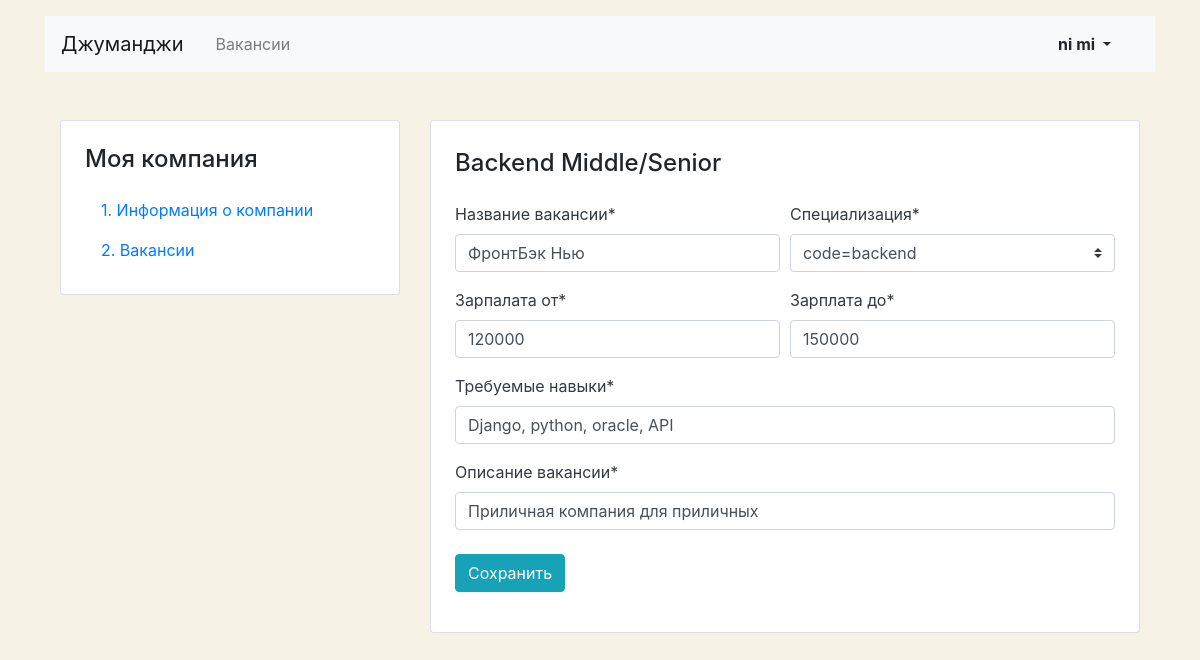
Page /mycompany/vacancies/6/ (signed in) on the committed database.
### job/models.py (models this page shows)
class Vacancy(models.Model):
    title = models.CharField(max_length=64)
    specialty = models.ForeignKey(Specialty, on_delete=models.CASCADE, related_name='vacancies', null=True)
    company = models.ForeignKey(Company, on_delete=models.CASCADE, related_name='vacancies')
    skills = models.CharField(max_length=64)
    description = models.CharField(max_length=32)
    salary_min = models.IntegerField()
    salary_max = models.IntegerField()
    published_at = models.DateField(max_length=32, null=True)

### job/views/account.py (the view, shortened to what this page needs)
# urls.py: path('mycompany/vacancies/<int:vacancy_id>/', MyCompanyVacancyView.as_view(), name='single_vacancy'),
@method_decorator(login_required, name='dispatch')
class MyCompanyVacancyView(View):
    def get(self, request, vacancy_id):
        vacancy = get_object_or_404(Vacancy, id=vacancy_id)
        applications = Application.objects.filter(vacancy_id=vacancy_id)
        context = {
            'form': EditVacancyForm(instance=vacancy),
            'applications': applications,
        }
        return render(request, 'job/vacancy-edit.html', context)

### job/forms.py
class EditVacancyForm(forms.ModelForm):
    class Meta:
        model = Vacancy
        fields = ['title', 'specialty', 'skills', 'description', 'salary_min', 'salary_max']
        labels = {
            'title': 'Название вакансии',
            'specialty': 'Специализация',
            'salary_min': 'Зарпалата от',
            'salary_max': 'Зарплата до',
            'skills': 'Требуемые навыки',
            'description': 'Описание вакансии',
        }
    def __init__(self, *args, **kwargs):
        super().__init__(*args, **kwargs)
        self.helper = FormHelper()
        self.helper.form_method = 'post'
        self.helper.label_class = 'mb-2 text-dark'
        self.helper.add_input(Submit('submit', 'Сохранить', css_class='btn btn-info'))
        self.helper.layout = Layout(
            Row(Column('title'), Column('specialty')),
            Row(Column('salary_min'), Column('salary_max')),
            Row(Column('skills')),
            Row(Column('description')),
        )

### job/models.py (called while the page is built)
    def __str__(self):
        return f'code={self.code}'

### job/templates/job/vacancy-edit.html (shortened to what this page needs)
{% extends 'job/base.html' %}
{% block content %}
  <main class="container mt-3 pb-5">
    <div class="row mt-5">
      {% include 'job/MyCompany_sidebar_menu.html' %}
      <div class="col-12 col-lg-8">
        <div class="card">
          <div class="card-body px-4 pb-4 tab-content">
            <section>
              <h2 class="h4 pt-2 pb-3">Backend Middle/Senior</h2>
              {% load crispy_forms_tags %}
              {% crispy form form.helper %}
            </section>
          </div>
        </div>
      </div>
    </div>
  </main>
{% endblock %}

### job/templates/job/base.html (shortened to what this page needs)
<!DOCTYPE html>
<html lang="en">
<head>
    <link rel="stylesheet" href="https://stackpath.bootstrapcdn.com/bootstrap/4.3.1/css/bootstrap.min.css"
>
</head>
<body>
<header class="container mt-3">
    <nav class="navbar navbar-expand-lg navbar-light bg-light">
        <a class="navbar-brand mr-4" href="{% url 'main' %}">Джуманджи</a>
        <div class="collapse navbar-collapse justify-content-between" id="navbarNav">
            <ul class="navbar-nav col-10">
                <li class="nav-item {% if request.path == '/vacancies/' %}active{% endif %}">
                    <a class="nav-link" href="{% url 'all_vacancies' %}">Вакансии</a>
                </li>
            </ul>
            <ul class="navbar-nav col-2 justify-content-end">
                <li class="nav-item active">
                    {% if user.is_authenticated %}
                    <div class="btn-group">
                        <button type="button" class="btn dropdown-toggle font-weight-bold" data-toggle="dropdown" aria-haspopup="true" aria-expanded="false">
                            {{ user.first_name }} {{ user.last_name }}
                        </button>
                    </div>
                    {% else %}
                    <a href="/login/" class="nav-link font-weight-bold">Вход</a>
                    {% endif %}
                </li>
            </ul>
        </div>
    </nav>
</header>
<main class="container mt-3">
    {% block content %}
    {% endblock %}
</main>
</body>
</html>

### job/templates/job/vacancy-edit.html (style rules this page uses)
body { background-color: #F6F2E6; }

### rows in the picture
Vacancy: title "ФронтБэк Нью", specialty "code=backend", salary_min "120000", salary_max "150000", skills "Django, python, oracle, API", description "Приличная компания для приличных"

### other values in the picture
{{ user.first_name }} "ni"
{{ user.last_name }} "mi"
